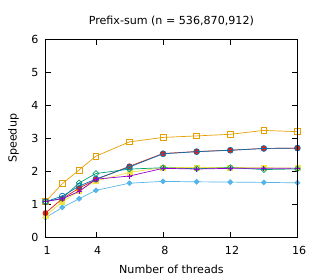

Write gnuplot code to recreate this figure.
set title "Prefix-sum (n = 536,870,912)"
set terminal pdf size 3.2,2.8
set output "./results/Prefix-sum_n___536,870,912.pdf"
set key off
set xrange [1:16]
set xtics (1, 4, 8, 12, 16, 20, 24, 28, 32)
set xlabel "Number of threads"
set yrange [0:6]
set ylabel "Speedup"
plot './results/Prefix-sum_n___536,870,912.dat' using 1:2 title "Scan-then-propagate" ls 3 lw 1 pointsize 0.6 pointtype 13 with linespoints, \
  './results/Prefix-sum_n___536,870,912.dat' using 1:3 title "Reduce-then-scan" ls 5 lw 1 pointsize 0.6 with linespoints, \
  './results/Prefix-sum_n___536,870,912.dat' using 1:4 title "Chained scan" ls 7 lw 1 pointsize 0.6 with linespoints, \
  './results/Prefix-sum_n___536,870,912.dat' using 1:5 title "Assisted scan-t.-prop." ls 2 lw 1 pointsize 0.7 pointtype 12 with linespoints, \
  './results/Prefix-sum_n___536,870,912.dat' using 1:6 title "Assisted reduce-t.-scan" ls 4 lw 1 pointsize 0.7 with linespoints, \
  './results/Prefix-sum_n___536,870,912.dat' using 1:7 title "Adaptive chained scan" ls 6 lw 1 pointsize 0.7 with linespoints, \
  './results/Prefix-sum_n___536,870,912.dat' using 1:8 title "oneTBB" ls 1 lw 1 pointsize 0.6 with linespoints
